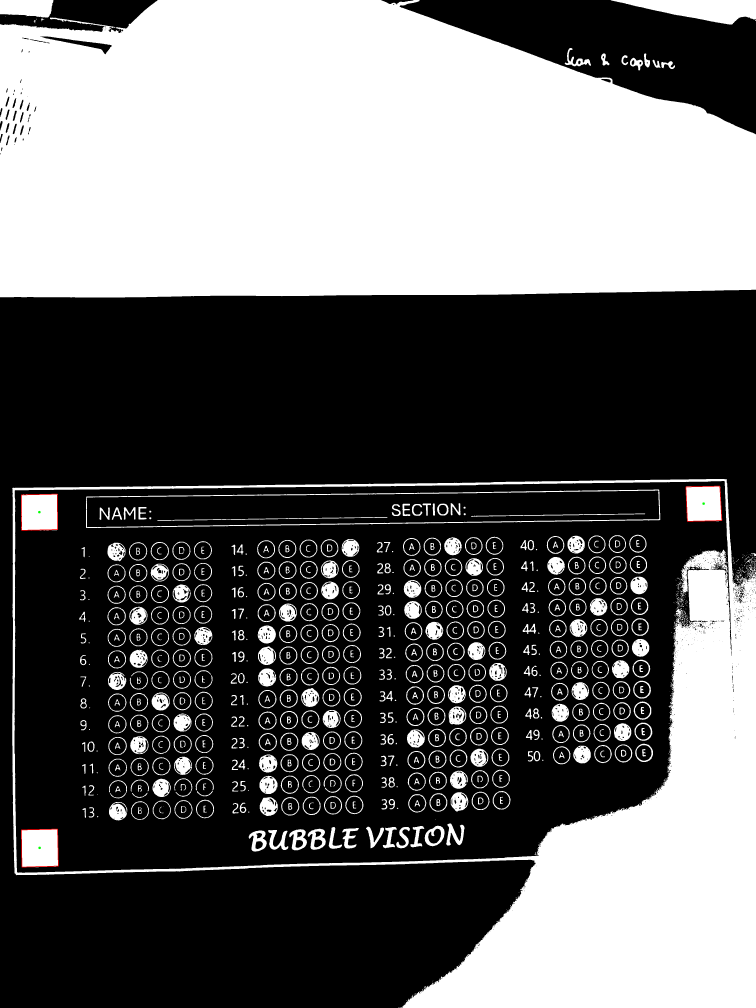
#> input picture analysis/omr_knn/corners_debug.png, 3024 x 4032 px (shown at 1/4 size)
$ python -i omr_knn_pipeline1.py   (imports and definitions only)
#> lines starting #> are read from the running program, lines starting #| are printed output that depends on the picture; after the words box and inside, x2 and y2 are one past the last pixel; in counts of white or black regions, pixels touching at a corner belong together
#> further down, picture is the input picture: shape (4032, 3024, 3); mean B, G, R 102.1, 102.1, 102.2
from pathlib import Path
import cv2
import numpy as np
import joblib
import sys

from .config_omr_knn import ROOT, CHOICE_LETTERS, TEMPLATES, KNN_MODEL_PATH, KNN_META_PATH

# ========== 1. AUTO-DETECTION LOGIC ==========

def auto_detect_layout(img_bgr):
    """
    Detects the layout by finding the sheet first, then calculating its aspect ratio.
    """
    gray = cv2.cvtColor(img_bgr, cv2.COLOR_BGR2GRAY)
    blurred = cv2.GaussianBlur(gray, (7, 7), 0)
    # Use Adaptive Threshold to find the paper outline better in different lighting
    thresh = cv2.adaptiveThreshold(blurred, 255, cv2.ADAPTIVE_THRESH_GAUSSIAN_C,
                                   cv2.THRESH_BINARY_INV, 11, 2)
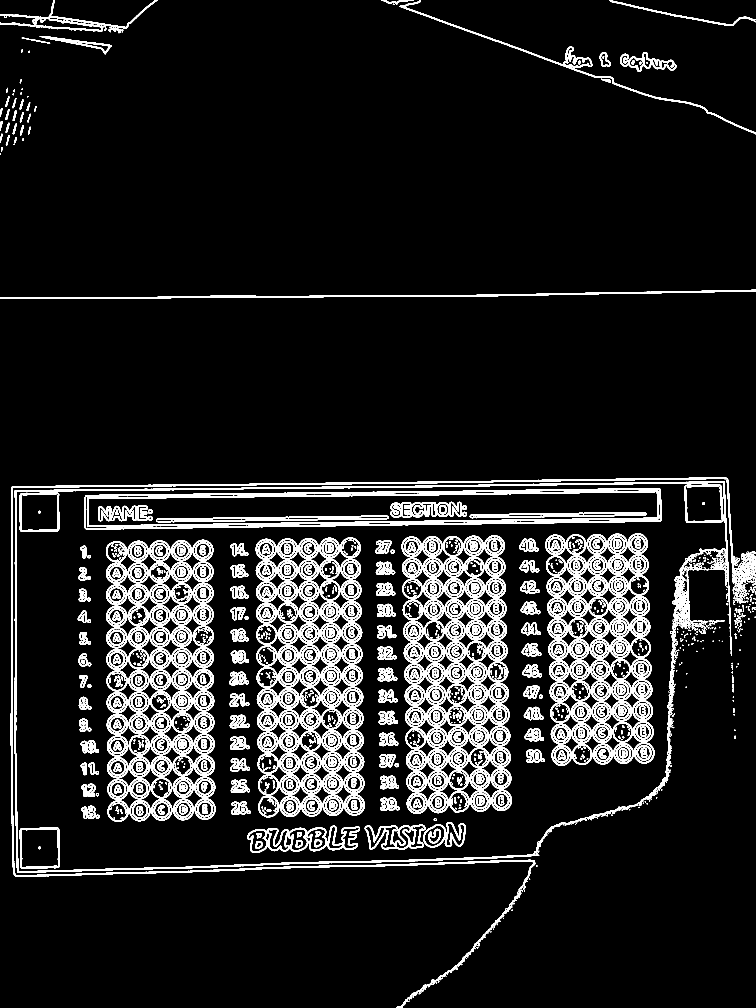
#> thresh: shape (4032, 3024) (shown at 1/4 size); 9% white; 1932 white regions (343 under 20 px)

    contours, _ = cv2.findContours(thresh, cv2.RETR_EXTERNAL, cv2.CHAIN_APPROX_SIMPLE)
#> contours = 474 contours, 369 with area under 20; largest, box (x1, y1, x2, y2) and area: (58, 1924, 2928, 3491) 3941312, (43, 1910, 3024, 4032) 47467, (0, 1159, 3024, 1196) 15113, (1598, 0, 3024, 537) 12735, (2480, 208, 2706, 287) 8313

    if not contours:
        print("[WARNING] No contours found. Defaulting to 70-item.")
        return "70"

    # Find the largest rectangular contour (the paper)
    cnt = max(contours, key=cv2.contourArea)
#> cnt = contour of 3241 points, box (x1, y1, x2, y2) (58, 1924, 2928, 3491), area 3941312
    peri = cv2.arcLength(cnt, True)
#> peri = 12875.3
    approx = cv2.approxPolyDP(cnt, 0.02 * peri, True)
#> approx = [[2898, 1925], [59, 1961], [68, 3487], [2565, 3220]]

    # Get the bounding box of the detected paper
    x, y, w, h = cv2.boundingRect(cnt)
#> x = 58; y = 1924; w = 2870; h = 1567
    scanned_ratio = w / float(h)
#> scanned_ratio = 1.83

    best_match = "70"
    min_diff = float("inf")

    # Compare scanned paper ratio to defined Template ratios
    for layout_id, cfg in TEMPLATES.items():
        template_ratio = cfg["SHEET_W"] / float(cfg["SHEET_H"])
        diff = abs(scanned_ratio - template_ratio)
        if diff < min_diff:
            min_diff = diff
            best_match = layout_id
#> this loop made 13 passes
#> (diff, min_diff) on passes 1 to 7: (1.73, 1.73), (1.7, 1.7), (1.48, 1.48), (0.585, 0.585), (0.522, 0.522), (0.468, 0.468), (0.0587, 0.0587)
#> diff on passes 8 to 13: 0.0987, 0.27, 0.567, 0.609, 0.732, 0.832
#> after the loop, best_match = '50'; min_diff = 0.0587

    print(f"[AUTO-DETECT] Scanned Ratio: {scanned_ratio:.2f} -> Best Match: {best_match}-item")
#| [AUTO-DETECT] Scanned Ratio: 1.83 -> Best Match: 50-item
    return best_match

# ========== 2. LOAD k-NN MODEL & META ==========

# [127 lines left out: functions load_knn_model, _order_points, warp_sheet, classify_bubble_knn, crop_bubble, run_omr, not called in this run]

# [5 lines not run here, left out]

# Change this in your NEW omr_knn_pipeline (1).py
from pathlib import Path
import cv2
import numpy as np
import joblib
import sys

from .config_omr_knn import ROOT, CHOICE_LETTERS, TEMPLATES, KNN_MODEL_PATH, KNN_META_PATH

# 1. FIXED ANALYZE_SHEET (Synchronized with views.py)
# [134 lines left out: functions analyze_sheet, score_sheet, annotate_sheet, not called in this run]
# [289 lines of commented-out code are left out]

>>> import cv2
>>> picture = cv2.imread('corners_debug.png')
>>> result = auto_detect_layout(picture)
#> result = '50'
